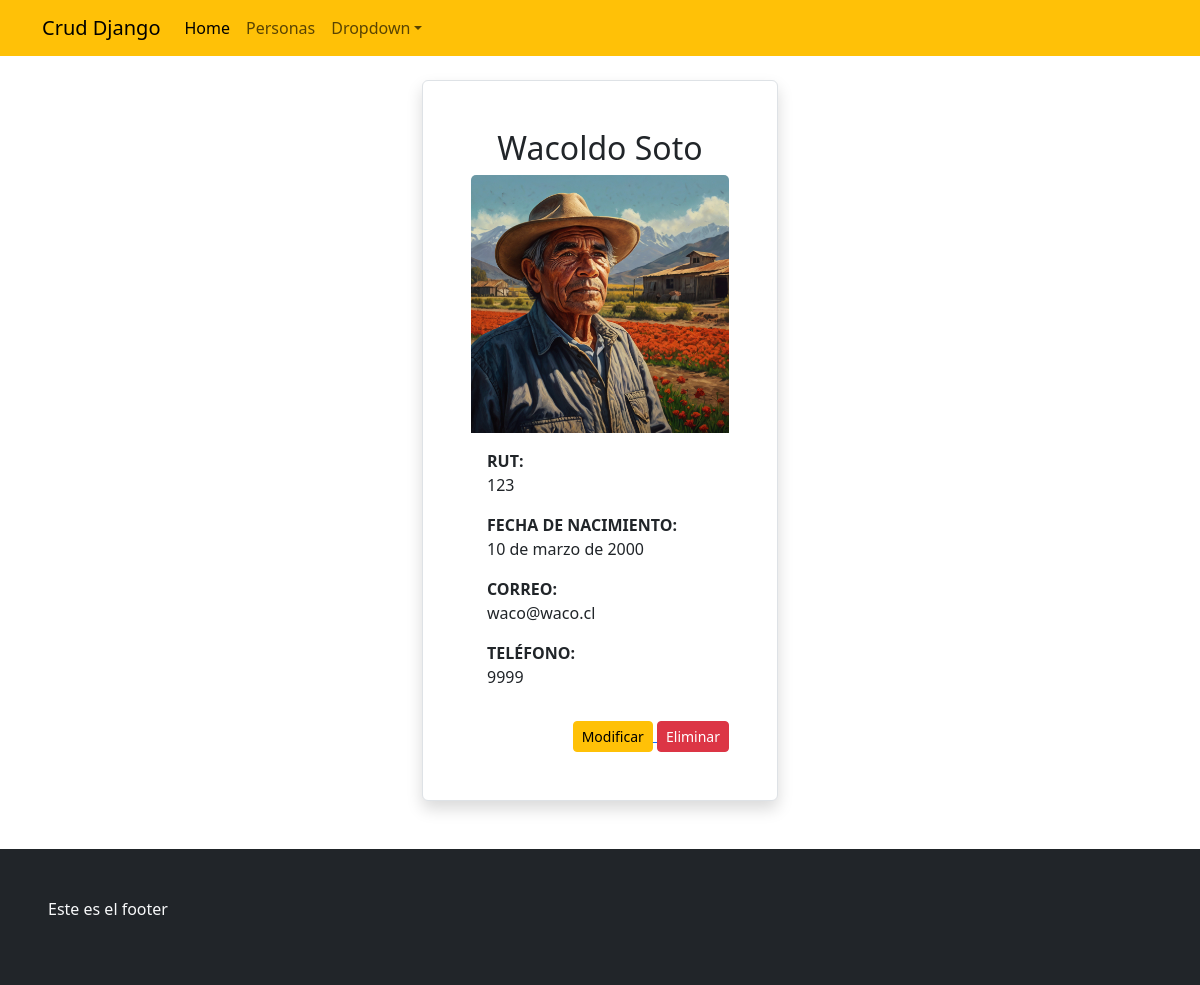
Page /detallepersona/123 on the earlier database version.
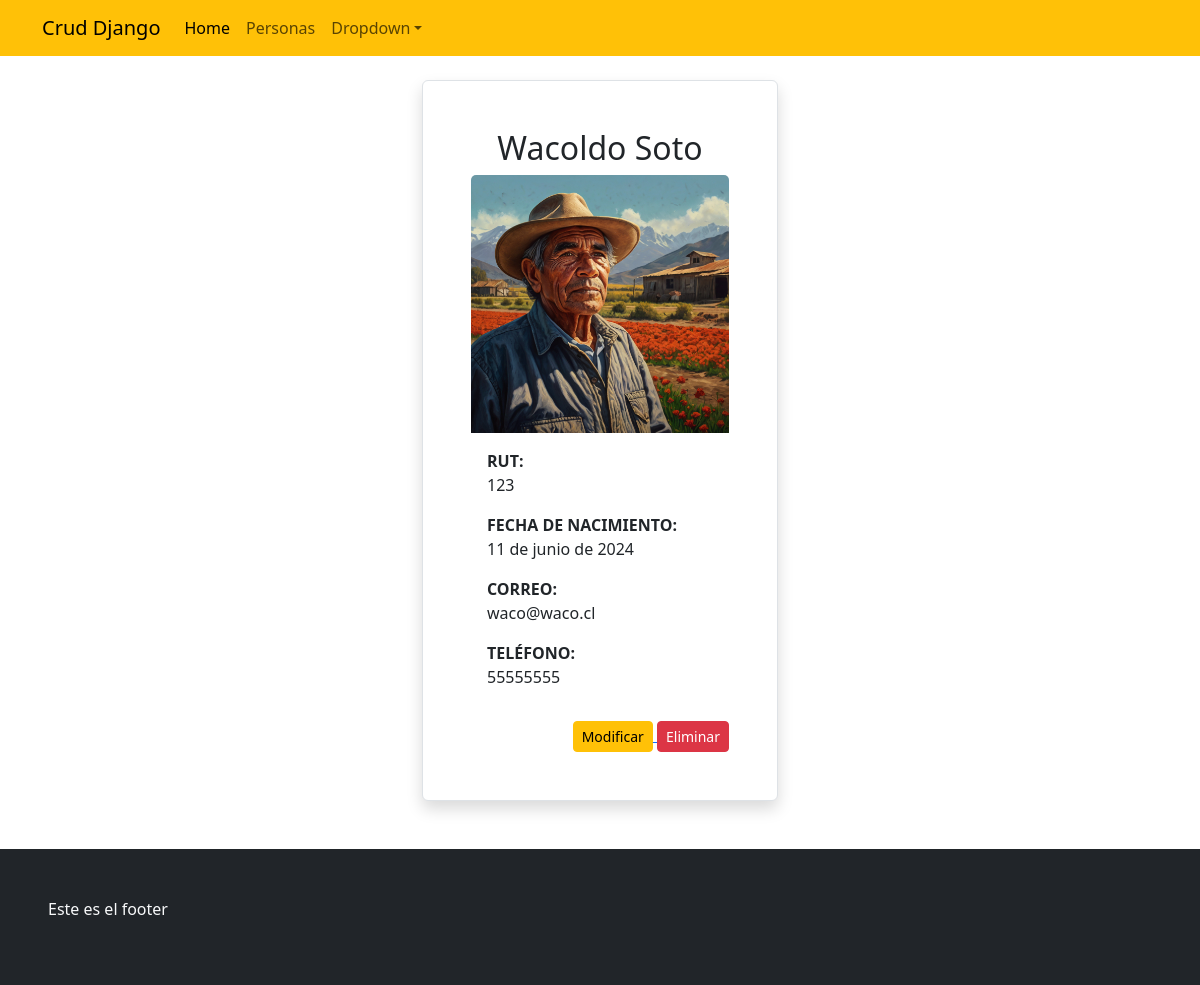
Same page on the later database version.
### appcrud/models.py (models this page shows, shortened)
class Persona(models.Model):
    rut=models.CharField(max_length=10,primary_key=True, null=False)
    nombre=models.CharField(max_length=50,null=False)
    apellido=models.CharField(max_length=50, null=False)
    fecha_ncto=models.DateField(verbose_name='Fecha de Nacimiento',error_messages='ta malo')
    correo=models.EmailField(error_messages='coloca bien el correo...')
    telefono=models.IntegerField()
    imagen=models.ImageField(upload_to='personas',null=True)

### appcrud/views.py (the view)
# urls.py: path('detallepersona/<id>',detallepersona,name='detallepersona'),
def detallepersona(request,id):
     persona=get_object_or_404(Persona, rut=id)
     datos={
         "persona":persona
     }
     return render(request,'appcrud/detallepersona.html', datos)

### appcrud/templates/appcrud/detallepersona.html
{% extends "appcrud/base.html" %}
{% load static %}
{% block contenido %}
<div class="container">
    <div class='mt-4 mb-5'>
        <div class="row">
            <div class="col-sm-4"></div>
            <div class="col-sm-4">
                <div class="card p-5 border rounded shadow">
                    <h2 class="card-title text-center">{{persona.nombre}} {{persona.apellido}}</h2>
                        <img class="card-img-top" src="{{persona.imagen.url}}" alt="Card image">
                    <div class="card-body">
                        <p class="card-text"><span style="font-weight:bold">RUT: </span><br>{{persona.rut}}</p>
                        <p class="card-text"><span style="font-weight:bold">FECHA DE NACIMIENTO: </span><br>{{persona.fecha_ncto}}</p>
                        <p class="card-text"><span style="font-weight:bold">CORREO: </span><br>{{persona.correo}}</p>
                        <p class="card-text"><span style="font-weight:bold">TELÉFONO: </span><br>{{persona.telefono}}</p>
                    </div>
                    <div class="mt-3 d-flex justify-content-end">
                        <a href="{% url 'modificarpersona' persona.rut %}"><input type="button" value="Modificar" class="btn btn-warning btn-sm">&nbsp;</a>
                        <a href="{% url 'eliminarpersona' persona.rut %}"><input type="button" value="Eliminar" class="btn btn-danger btn-sm"> </a>
                    </div>
                </div>
            </div>
            <div class="col-sm-4"></div>
        </div>
    </div>
</div>
{% endblock contenido %}

Differences in the rows shown:
changed Persona "Wacoldo": fecha_ncto "10 de marzo de 2000" → "11 de junio de 2024"; telefono "9999" → "55555555"
